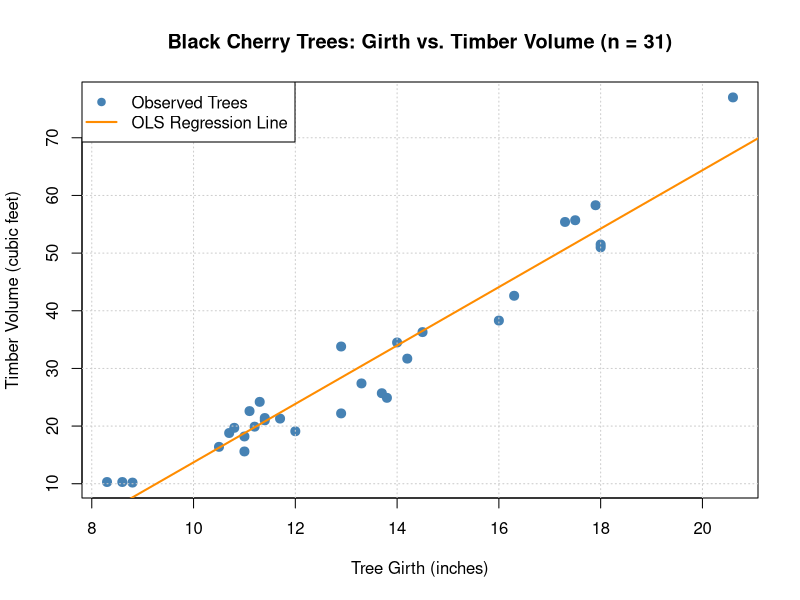
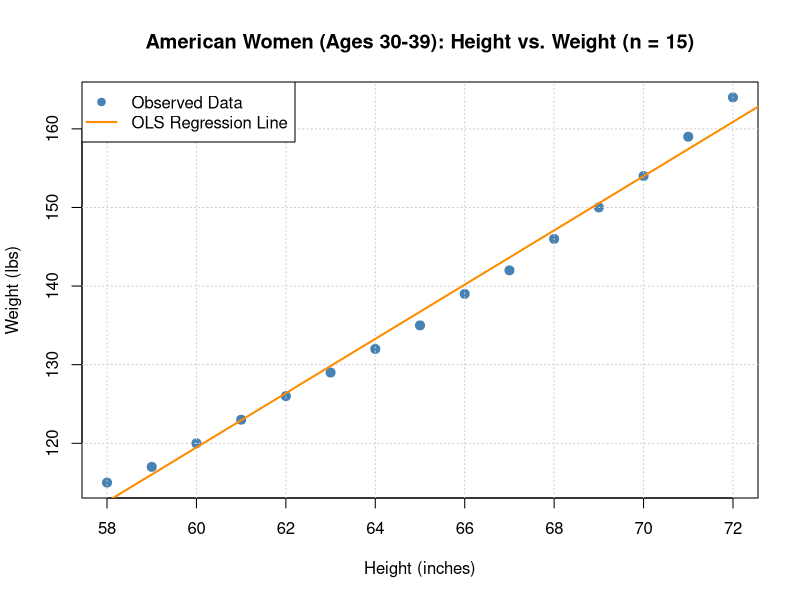
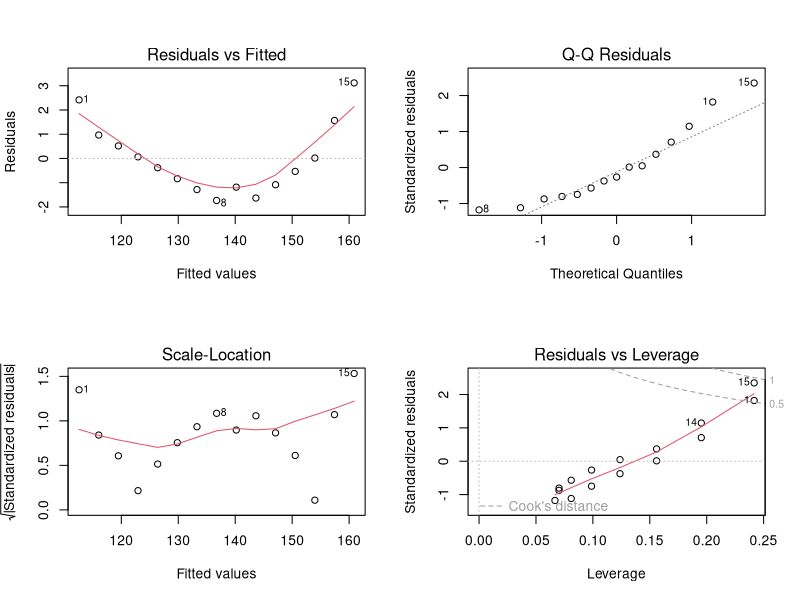
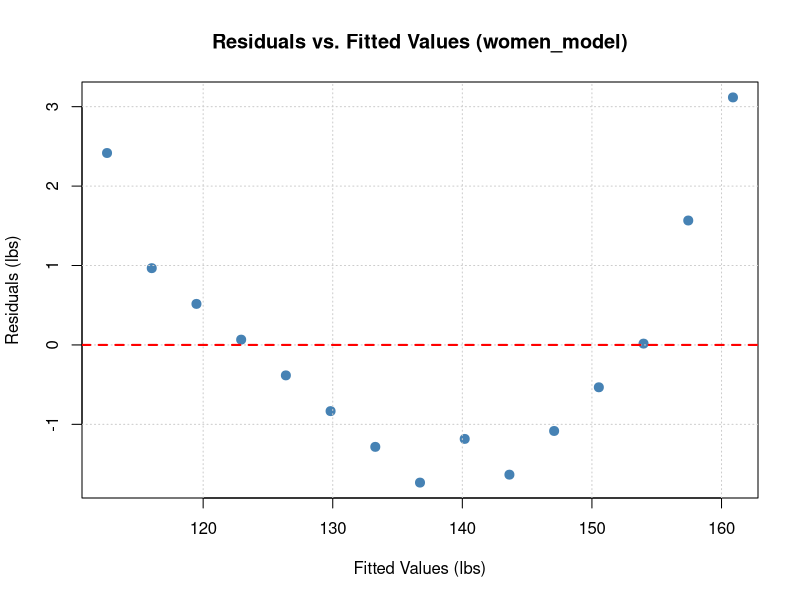

Reproduce these figures in R, in order.
## ----setup, include=FALSE---------------------------------------------------
knitr::opts_chunk$set(
  echo = TRUE,
  warning = FALSE,
  message = FALSE,
  fig.width = 7,
  fig.height = 5
)


## ----part1-task1------------------------------------------------------------
# Load built-in dataset
data(trees)

# Inspect first few rows, structure, and summary statistics
head(trees)
str(trees)
summary(trees[, c("Girth", "Volume")])


## ----part1-task2------------------------------------------------------------
# Fit simple linear regression model
tree_model <- lm(Volume ~ Girth, data = trees)

# Create scatter plot with OLS regression line
plot(trees$Girth, trees$Volume,
     xlab = "Tree Girth (inches)",
     ylab = "Timber Volume (cubic feet)",
     main = "Black Cherry Trees: Girth vs. Timber Volume (n = 31)",
     pch = 19, col = "steelblue", cex = 1.2)

grid(col = "gray80")
abline(tree_model, col = "darkorange", lwd = 2)

legend("topleft",
       legend = c("Observed Trees", "OLS Regression Line"),
       pch = c(19, NA),
       lty = c(NA, 1),
       col = c("steelblue", "darkorange"),
       lwd = c(NA, 2))


## ----part1-task3------------------------------------------------------------
# Built-in Pearson correlation
r_builtin <- cor(trees$Girth, trees$Volume)
print(paste("Built-in correlation r =", round(r_builtin, 6)))

# Manual calculation using standardized units
n <- nrow(trees)
x_bar <- mean(trees$Girth)
y_bar <- mean(trees$Volume)
s_x <- sd(trees$Girth)
s_y <- sd(trees$Volume)

r_manual <- (1 / (n - 1)) * sum(((trees$Girth - x_bar) / s_x) * ((trees$Volume - y_bar) / s_y))
print(paste("Manual correlation r   =", round(r_manual, 6)))

# Significance test for correlation
cor.test(trees$Girth, trees$Volume)


## ----part1-task4------------------------------------------------------------
# Convert units (linear scaling with positive constants)
girth_cm <- 2.54 * trees$Girth
volume_L <- 28.3168 * trees$Volume

# Compare correlation before and after unit conversion
r_metric <- cor(girth_cm, volume_L)

print(paste("Original r (in, ft^3):", round(r_builtin, 6)))
print(paste("Metric r   (cm, L)   :", round(r_metric, 6)))
print(paste("Absolute difference  :", abs(r_builtin - r_metric)))


## ----part1-task5------------------------------------------------------------
# Extract model coefficients
coeffs <- coef(tree_model)
b0 <- coeffs[1]
b1 <- coeffs[2]
print(coeffs)

# Verify slope relationship with r: b1 = r * (s_y / s_x)
b1_from_r <- r_builtin * (s_y / s_x)
print(paste("Slope from lm()        :", round(b1, 6)))
print(paste("Slope from r*(s_y/s_x) :", round(b1_from_r, 6)))

# Verify regression line passes through (x_bar, y_bar)
y_hat_at_xbar <- b0 + b1 * x_bar
print(paste("Sample mean y_bar      :", round(y_bar, 6)))
print(paste("Predicted y at x_bar   :", round(y_hat_at_xbar, 6)))


## ----part1-task6------------------------------------------------------------
r_squared <- summary(tree_model)$r.squared
print(paste("R-squared from summary():", round(r_squared, 6)))
print(paste("r^2 from correlation   :", round(r_builtin^2, 6)))


## ----part1-task7------------------------------------------------------------
# Full regression summary and 95% CI for parameters
summary(tree_model)
confint(tree_model, level = 0.95)

# New girth values for prediction
new_trees <- data.frame(Girth = c(10, 14, 18))

# 95% Confidence Interval for MEAN volume
ci_mean <- predict(tree_model, newdata = new_trees, interval = "confidence", level = 0.95)
print("95% Confidence Intervals (Mean Response):")
print(round(ci_mean, 3))

# 95% Prediction Interval for INDIVIDUAL tree volume
pi_indiv <- predict(tree_model, newdata = new_trees, interval = "prediction", level = 0.95)
print("95% Prediction Intervals (Individual Response):")
print(round(pi_indiv, 3))


## ----part2-task8------------------------------------------------------------
data(women)
head(women)

women_model <- lm(weight ~ height, data = women)
summary(women_model)

plot(women$height, women$weight,
     xlab = "Height (inches)",
     ylab = "Weight (lbs)",
     main = "American Women (Ages 30-39): Height vs. Weight (n = 15)",
     pch = 19, col = "steelblue", cex = 1.2)
grid(col = "gray80")
abline(women_model, col = "darkorange", lwd = 2)
legend("topleft",
       legend = c("Observed Data", "OLS Regression Line"),
       pch = c(19, NA), lty = c(NA, 1),
       col = c("steelblue", "darkorange"), lwd = c(NA, 2))


## ----part2-task9------------------------------------------------------------
# Built-in ANOVA table
anova(women_model)

# Manual sum of squares calculation using fitted() and residuals()
y_obs  <- women$weight
y_hat  <- fitted(women_model)
res    <- residuals(women_model)
y_mean <- mean(y_obs)

ss_total <- sum((y_obs - y_mean)^2)
ss_reg   <- sum((y_hat - y_mean)^2)
ss_error <- sum(res^2)

print(paste("SS_Total             :", round(ss_total, 4)))
print(paste("SS_Reg               :", round(ss_reg, 4)))
print(paste("SS_Error             :", round(ss_error, 4)))
print(paste("SS_Reg + SS_Error    :", round(ss_reg + ss_error, 4)))
print(paste("R^2 = SS_Reg/SS_Total:", round(ss_reg / ss_total, 6)))


## ----part2-task10, fig.height=6---------------------------------------------
# 2x2 standard R diagnostic panel
par(mfrow = c(2, 2))
plot(women_model)
par(mfrow = c(1, 1))

# Dedicated Residuals vs. Fitted plot with zero reference line
plot(fitted(women_model), residuals(women_model),
     xlab = "Fitted Values (lbs)",
     ylab = "Residuals (lbs)",
     main = "Residuals vs. Fitted Values (women_model)",
     pch = 19, col = "steelblue", cex = 1.2)
grid(col = "gray80")
abline(h = 0, col = "red", lty = 2, lwd = 2)
